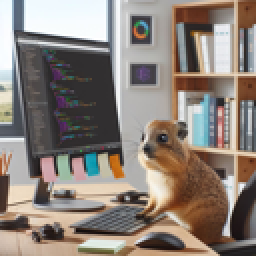
%> input picture U1/images/colour.bmp, 128 x 128 px (shown 2 times larger)
$ octave U1.m   (GNU Octave 9; MATLAB toolbox functions it lacks are replaced by stand-ins)
%> lines starting %> are read from the running program, lines starting %| are printed output that depends on the picture
clc; clear variables; close all; format long g

% Load the image
originalImage = imread('images/colour.bmp');
%> originalImage is the input picture: size 128x128x3 uint8; mean R, G, B 140.1, 129.6, 121.6

% Display the uncompressed image
figure(1)
imshow(originalImage);
title('Uncompressed Image');

% Compression factor
q = 10;

% Type of transformation (dct, fft, dwt)
type_of_trans = 'dct';

% Type of reasmpling algorithm (2X2, NN)
type_of_resample = '2X2';

% Do you want to use Huffman? it might take long time (YES, NO)
use_huffman = 'YES';

% Extract RGB components and convert from uint8 to double
R = double(originalImage(:,:,1));
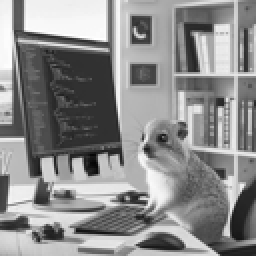
%> R: size 128x128 double (shown 2 times larger); min 5, max 255, mean 140.1
G = double(originalImage(:,:,2));
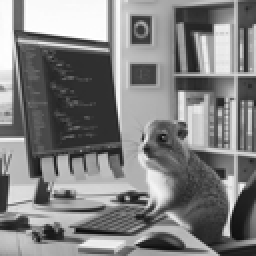
%> G: size 128x128 double (shown 2 times larger); min 10, max 255, mean 129.6
B = double(originalImage(:,:,3));
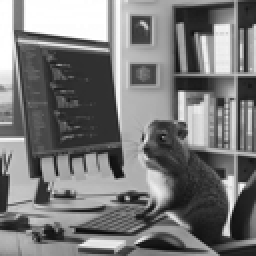
%> B: size 128x128 double (shown 2 times larger); min 10, max 255, mean 121.6

% Transformation RGB to YCBCR
Y =   0.2990 * R + 0.5870 * G + 0.1140 * B;
CB = -0.1687 * R - 0.3313 * G + 0.5000 * B + 128;
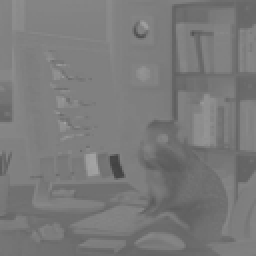
%> CB: size 128x128 double (shown 2 times larger); min 66.82, max 165.3, mean 122.2
CR =  0.5000 * R - 0.4187 * G - 0.0813 * B + 128;
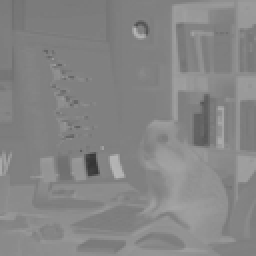
%> CR: size 128x128 double (shown 2 times larger); min 52.47, max 182.3, mean 133.9

% Downsampling chrominance components of picture
%> (the run ends here)
